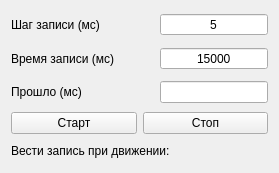
<?xml version="1.0" encoding="UTF-8"?>
<ui version="4.0">
 <class>RecordWidget</class>
 <widget class="QWidget" name="RecordWidget">
  <property name="geometry">
   <rect>
    <x>0</x>
    <y>0</y>
    <width>279</width>
    <height>173</height>
   </rect>
  </property>
  <property name="sizePolicy">
   <sizepolicy hsizetype="Expanding" vsizetype="Fixed">
    <horstretch>0</horstretch>
    <verstretch>0</verstretch>
   </sizepolicy>
  </property>
  <property name="windowTitle">
   <string>Form</string>
  </property>
  <layout class="QGridLayout" name="gridLayout_2">
   <property name="sizeConstraint">
    <enum>QLayout::SetDefaultConstraint</enum>
   </property>
   <item row="0" column="0">
    <layout class="QVBoxLayout" name="verticalLayout">
     <item>
      <layout class="QGridLayout" name="gridLayout">
       <property name="sizeConstraint">
        <enum>QLayout::SetFixedSize</enum>
       </property>
       <item row="0" column="0">
        <widget class="QLabel" name="label">
         <property name="sizePolicy">
          <sizepolicy hsizetype="Expanding" vsizetype="Expanding">
           <horstretch>0</horstretch>
           <verstretch>0</verstretch>
          </sizepolicy>
         </property>
         <property name="text">
          <string>Шаг записи (мс)</string>
         </property>
        </widget>
       </item>
       <item row="0" column="1">
        <widget class="QSpinBox" name="spinDelayRecord">
         <property name="sizePolicy">
          <sizepolicy hsizetype="Preferred" vsizetype="Fixed">
           <horstretch>0</horstretch>
           <verstretch>0</verstretch>
          </sizepolicy>
         </property>
         <property name="alignment">
          <set>Qt::AlignCenter</set>
         </property>
         <property name="buttonSymbols">
          <enum>QAbstractSpinBox::NoButtons</enum>
         </property>
         <property name="maximum">
          <number>100</number>
         </property>
         <property name="singleStep">
          <number>1</number>
         </property>
         <property name="value">
          <number>5</number>
         </property>
        </widget>
       </item>
       <item row="1" column="0">
        <widget class="QLabel" name="label_2">
         <property name="sizePolicy">
          <sizepolicy hsizetype="Expanding" vsizetype="Expanding">
           <horstretch>0</horstretch>
           <verstretch>0</verstretch>
          </sizepolicy>
         </property>
         <property name="text">
          <string>Время записи (мс)</string>
         </property>
        </widget>
       </item>
       <item row="1" column="1">
        <widget class="QSpinBox" name="spinTimeRecord">
         <property name="sizePolicy">
          <sizepolicy hsizetype="Preferred" vsizetype="Fixed">
           <horstretch>0</horstretch>
           <verstretch>0</verstretch>
          </sizepolicy>
         </property>
         <property name="alignment">
          <set>Qt::AlignCenter</set>
         </property>
         <property name="buttonSymbols">
          <enum>QAbstractSpinBox::NoButtons</enum>
         </property>
         <property name="maximum">
          <number>1000000</number>
         </property>
         <property name="value">
          <number>15000</number>
         </property>
        </widget>
       </item>
       <item row="2" column="0">
        <widget class="QLabel" name="label_3">
         <property name="sizePolicy">
          <sizepolicy hsizetype="Expanding" vsizetype="Expanding">
           <horstretch>0</horstretch>
           <verstretch>0</verstretch>
          </sizepolicy>
         </property>
         <property name="text">
          <string>Прошло (мс)</string>
         </property>
        </widget>
       </item>
       <item row="2" column="1">
        <widget class="QLineEdit" name="lineCurrentTime">
         <property name="sizePolicy">
          <sizepolicy hsizetype="Preferred" vsizetype="Fixed">
           <horstretch>0</horstretch>
           <verstretch>0</verstretch>
          </sizepolicy>
         </property>
         <property name="alignment">
          <set>Qt::AlignCenter</set>
         </property>
         <property name="readOnly">
          <bool>true</bool>
         </property>
        </widget>
       </item>
      </layout>
     </item>
     <item>
      <layout class="QHBoxLayout" name="horizontalLayout">
       <item>
        <widget class="QPushButton" name="ButtonStartRecord">
         <property name="text">
          <string>Старт</string>
         </property>
        </widget>
       </item>
       <item>
        <widget class="QPushButton" name="ButtonStopRecord">
         <property name="text">
          <string>Стоп</string>
         </property>
        </widget>
       </item>
      </layout>
     </item>
     <item>
      <layout class="QHBoxLayout" name="horizontalLayout_2">
       <item>
        <widget class="QLabel" name="label_4">
         <property name="text">
          <string>Вести запись при движении:</string>
         </property>
        </widget>
       </item>
       <item>
        <widget class="QPushButton" name="CheckWriteB">
         <property name="sizePolicy">
          <sizepolicy hsizetype="Fixed" vsizetype="Fixed">
           <horstretch>0</horstretch>
           <verstretch>0</verstretch>
          </sizepolicy>
         </property>
         <property name="styleSheet">
          <string notr="true">QPushButton:checked { background-color: rgb(240,240,240);; border: 0; border-style: outset; }</string>
         </property>
         <property name="text">
          <string/>
         </property>
         <property name="icon">
          <iconset resource="../MyResources.qrc">
           <normaloff>:/MyIcons/Icons/off.png</normaloff>
           <normalon>:/MyIcons/Icons/on.png</normalon>:/MyIcons/Icons/off.png</iconset>
         </property>
         <property name="iconSize">
          <size>
           <width>48</width>
           <height>16</height>
          </size>
         </property>
         <property name="checkable">
          <bool>true</bool>
         </property>
         <property name="checked">
          <bool>false</bool>
         </property>
         <property name="flat">
          <bool>true</bool>
         </property>
        </widget>
       </item>
      </layout>
     </item>
    </layout>
   </item>
  </layout>
 </widget>
 <resources>
  <include location="../MyResources.qrc"/>
 </resources>
 <connections/>
</ui>
